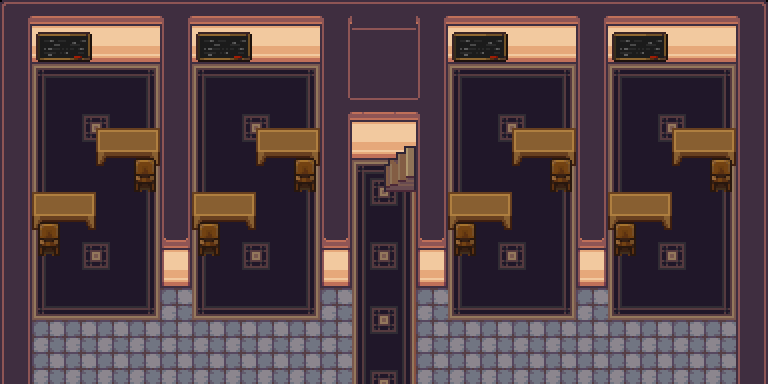

Rendered tile map (Tiled .tmx) drawn with the repository's tilesets; below, a short description and the map source with its tile grids summarised:
An orthogonal 24x12 tile map with 32x32 px tiles, 4 tile layers (Tile Layer 1, Tile Layer 2, Tile Layer 3, Above Player), 4 tilesets and 27 objects (24x collision, 3x event).

<map version="1.10" tiledversion="git" orientation="orthogonal" renderorder="right-down" compressionlevel="0" width="24" height="12" tilewidth="32" tileheight="32" infinite="0" nextlayerid="7" nextobjectid="30">
 <properties>
  <property name="edges" value="clamped" />
  <property name="inside" type="bool" value="true" />
  <property name="scenario" value="xero" />
  <property name="slug" value="dojo1" />
  <property name="map_type" value="dungeon" />
 </properties>
 <tileset firstgid="1" source="../gfx/tilesets/core_indoor_floors.tsx" />
 <tileset firstgid="3865" source="../gfx/tilesets/core_indoor_stairs.tsx" />
 <tileset firstgid="6835" source="../gfx/tilesets/core_indoor_walls.tsx" />
 <tileset firstgid="10699" source="../gfx/tilesets/core_set pieces.tsx" />
 <layer id="1" name="Tile Layer 1" width="24" height="12">
  <data>[288 cells, 288 non-empty, 34 distinct tile ids]</data>
 </layer>
 <layer id="2" name="Tile Layer 2" width="24" height="12">
  <data>[288 cells, 8 non-empty, 2 distinct tile ids]</data>
 </layer>
 <layer id="3" name="Tile Layer 3" width="24" height="12">
  <data>[288 cells, 33 non-empty, 5 distinct tile ids]</data>
 </layer>
 <layer id="4" name="Above Player" width="24" height="12">
  <data>[288 cells, 17 non-empty, 3 distinct tile ids]</data>
 </layer>
 <objectgroup color="#ffff00" id="5" name="Events">
  <object id="1" name="Play Music" type="event" x="0" y="0" width="32" height="32">
   <properties>
    <property name="act10" value="play_music music_dojo_theme" />
    <property name="cond10" value="not music_playing music_dojo_theme" />
   </properties>
  </object>
  <object id="2" name="Teleport to Flower City" type="event" x="352" y="352" width="64" height="32">
   <properties>
    <property name="act10" value="transition_teleport player,flower_city.tmx,3,18,0.3" />
    <property name="act20" value="char_face player,down" />
    <property name="cond10" value="is char_at player" />
    <property name="cond20" value="is char_facing player,down" />
   </properties>
  </object>
  <object id="28" name="Teleport to Dojo 2" type="event" x="384" y="160" width="32" height="32">
   <properties>
    <property name="act10" value="transition_teleport player,dojo2.tmx,10,9,0.3" />
    <property name="act20" value="char_face player,right" />
    <property name="cond10" value="is char_at player" />
    <property name="cond20" value="is char_facing player,right" />
   </properties>
  </object>
 </objectgroup>
 <objectgroup color="#ff0000" id="6" name="Collisions">
  <object id="3" type="collision" x="0" y="64" width="32" height="320" />
  <object id="4" type="collision" x="0" y="0" width="768" height="64" />
  <object id="5" type="collision" x="736" y="64" width="32" height="320" />
  <object id="6" type="collision" x="160" y="64" width="32" height="224" />
  <object id="7" type="collision" x="576" y="64" width="32" height="224" />
  <object id="8" type="collision" x="416" y="64" width="32" height="224" />
  <object id="9" type="collision" x="320" y="64" width="32" height="224" />
  <object id="10" type="collision" x="352" y="96" width="64" height="64" />
  <object id="11" type="collision" x="32" y="192" width="64" height="32" />
  <object id="12" type="collision" x="96" y="128" width="64" height="32" />
  <object id="13" type="collision" x="192" y="192" width="64" height="32" />
  <object id="14" type="collision" x="256" y="128" width="64" height="32" />
  <object id="15" type="collision" x="448" y="192" width="64" height="32" />
  <object id="16" type="collision" x="512" y="128" width="64" height="32" />
  <object id="17" type="collision" x="608" y="192" width="64" height="32" />
  <object id="18" type="collision" x="672" y="128" width="64" height="32" />
  <object id="19" type="collision" x="704" y="160" width="32" height="32" />
  <object id="20" type="collision" x="608" y="224" width="32" height="32" />
  <object id="21" type="collision" x="544" y="160" width="32" height="32" />
  <object id="22" type="collision" x="448" y="224" width="32" height="32" />
  <object id="23" type="collision" x="288" y="160" width="32" height="32" />
  <object id="24" type="collision" x="192" y="224" width="32" height="32" />
  <object id="25" type="collision" x="128" y="160" width="32" height="32" />
  <object id="26" type="collision" x="32" y="224" width="32" height="32" />
 </objectgroup>
</map>
